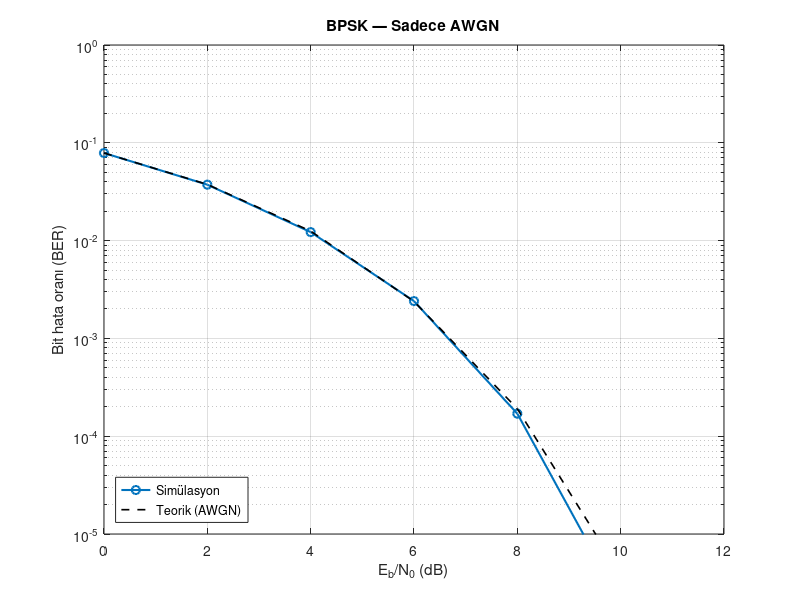

The MATLAB source for this figure:
%% wireless_bpsk_awgn_ornek.m
% Kablosuz dijital iletişim: BPSK modülasyonu + AWGN kanal + BER eğrisi
% Gerekli: yalnızca temel MATLAB (Communications Toolbox şart değil)
%
% MATLAB'de çalıştırmak için: Bu dosyayı açıp F5 veya "Run" ile çalıştırın.

clear; clc; close all;

%% Parametreler
numBits      = 5e5;              % Her SNR noktasında simüle edilecek bit sayısı
EbNo_dB      = 0:2:12;           % Eb/N0 (dB) — bit başına sinyal/gürültü oranı
useRayleigh  = false;            % true yapın: düz sönümlemeli (flat) Rayleigh kanalı

rng(42);                         % Tekrarlanabilir sonuçlar

%% Eb/N0 döngüsü
ber_sim = zeros(size(EbNo_dB));

for k = 1:length(EbNo_dB)
    EbNo_lin = 10^(EbNo_dB(k)/10);

    % BPSK: bit 0 -> -1, bit 1 -> +1 (sembol enerjisi Eb = 1)
    bitsTx = randi([0 1], numBits, 1);
    symTx  = 2*bitsTx - 1;

    if useRayleigh
        % Yavaş sönümleme: her blok için sabit h (basit flat Rayleigh)
        h = (randn + 1j*randn) / sqrt(2);   % E[|h|^2] = 1
        symFaded = h * symTx;
        sigma = sqrt(1 / (2*EbNo_lin));     % AWGN, Eb=1
        noise = sigma * (randn(size(symFaded)) + 1j*randn(size(symFaded)));
        symRx = symFaded + noise;
        % Tam kanal bilgisi (CSI): eşitleme
        symEq = real(symRx / h);
    else
        % Sadece AWGN (Addictive White Gaussian Noise)
        sigma = sqrt(1 / (2*EbNo_lin));
        noise = sigma * randn(size(symTx));
        symEq = symTx + noise;
    end

    bitsRx = double(symEq >= 0);
    ber_sim(k) = mean(bitsRx ~= bitsTx);
end

%% Teorik BPSK BER (AWGN, koherent alım) — Rayleigh kapalıyken simülasyonla örtüşür
ber_theory = 0.5 * erfc(sqrt(10.^(EbNo_dB/10)));

%% Grafik
figure('Name', 'Kablosuz BPSK — BER vs Eb/N0', 'Color', 'w');
semilogy(EbNo_dB, max(ber_sim, 1e-6), 'o-', 'LineWidth', 1.5, 'MarkerSize', 6);
hold on;
if ~useRayleigh
    semilogy(EbNo_dB, ber_theory, 'k--', 'LineWidth', 1.2);
end
grid on;
xlabel('E_b/N_0 (dB)');
ylabel('Bit hata oranı (BER)');
if useRayleigh
    baslik = 'AWGN + Rayleigh (teorik çizgi gösterilmedi)';
else
    baslik = 'Sadece AWGN';
end
title(sprintf('BPSK — %s', baslik));
if useRayleigh
    legend('Simülasyon', 'Location', 'southwest');
else
    legend('Simülasyon', 'Teorik (AWGN)', 'Location', 'southwest');
end
ylim([1e-5 1]);

fprintf('BPSK + AWGN örneği tamamlandı.\n');
fprintf('useRayleigh = true yaparak düz Rayleigh kanalını da deneyebilirsiniz.\n');

%% --- Communications Toolbox varsa (isteğe bağlı) ---
% Aşağıdaki satırlar toolbox yüklüyse benzer sonucu sistem nesneleriyle verir:
%
%   mod = comm.BPSKModulator;
%   dem = comm.BPSKDemodulator;
%   ch  = comm.AWGNChannel('EbNo', 8, 'BitsPerSymbol', 1);
%   x   = mod(bitsTx);
%   y   = ch(x);
%   b   = dem(y);
